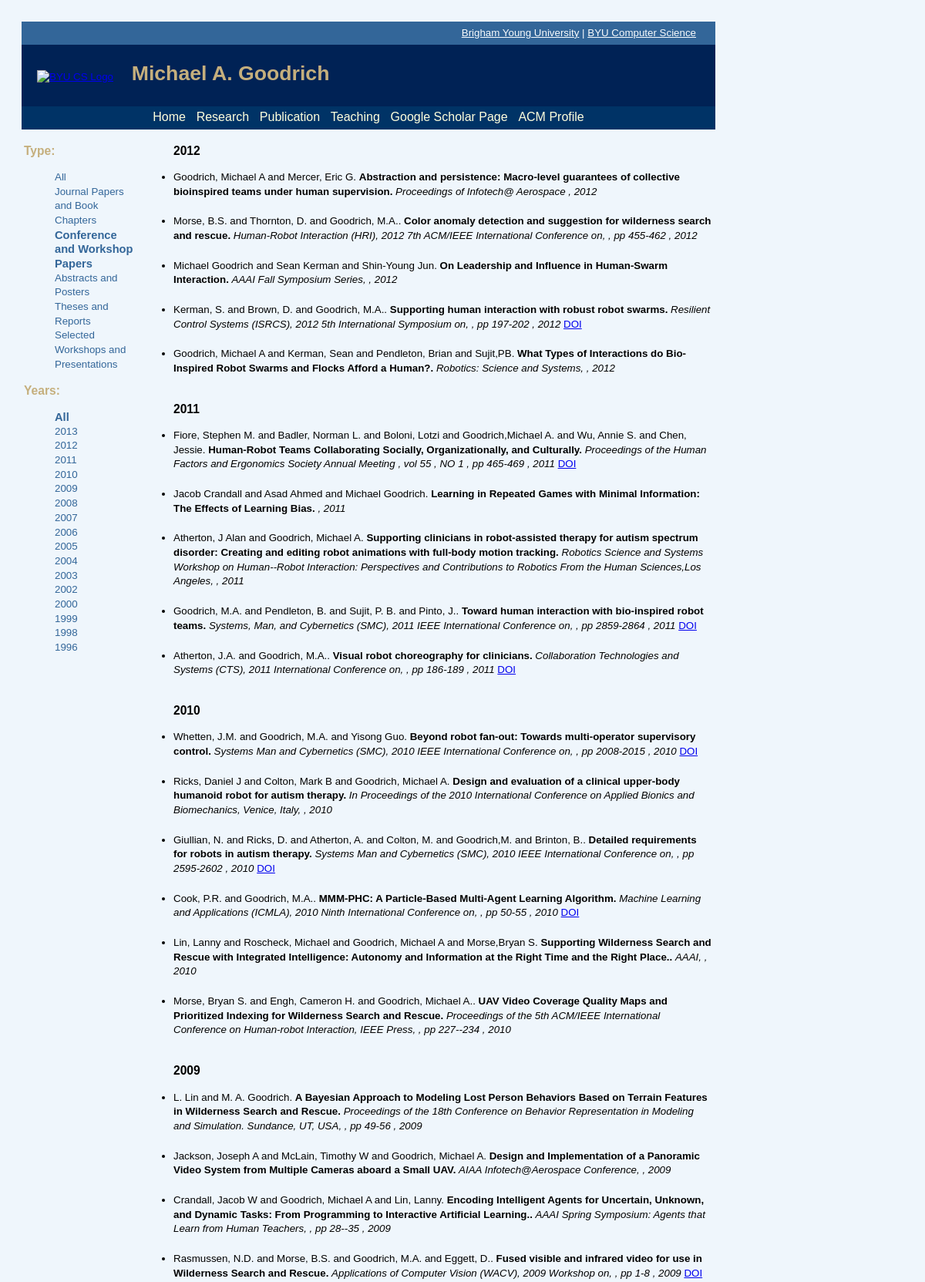
The app's page /papers/search/?type=conference&year=all (upper part) with its own data.
### pubApp/models.py (models this page shows)
class Paper(models.Model):
    id = models.CharField(max_length=256, primary_key=True, unique=True)
    type = models.CharField(max_length=32)
    title = models.CharField(max_length=256)
    authors = models.CharField(max_length=256)
    year = models.PositiveIntegerField(max_length=4)
    journal = models.CharField(max_length=256, blank=True)
    book_title = models.CharField(max_length=256, blank=True)
    publisher = models.CharField(max_length=256, blank=True)
    institution = models.CharField(max_length=256, blank=True)
    volume = models.CharField(max_length=128, blank=True, null=True)
    number = models.CharField(max_length=128, blank=True, null=True)
    pages = models.CharField(max_length=32, blank=True)
    url = models.URLField(blank=True)
    doi = models.CharField(max_length=128, blank=True)
    isbn = models.CharField(max_length=32, blank=True)

### pubApp/views.py (the view)
# urls.py: url(r'^papers/search/', 'pubApp.views.search'),
def search(request):
    type = request.GET.get('type')
    year = request.GET.get('year')
    bio = Bio.objects.all()[0]
    pubMgr = PubManager()
    if type != None:
        trans_type = "all"
        type = type.lower()
        if type == "journal":
            trans_type = "article"
        elif type == "conference":
            trans_type = "inproceedings"
        pubMgr.type = trans_type
    if year != None:
        if year != "all":
            pubMgr.year = year
        else:
            year = year.lower()
    pub_years = pubMgr.getPubList()
    year_list = pubMgr.getYearList()
    return render_to_response('all.html', {
        'pub_years': pub_years,
        'year_list' : year_list,
        'page_width': 900,
        'bio': bio,
        'year_idx' : str(pubMgr.getYearIndex()),
        'type_idx' : pubMgr.getTypeIndex(),
    })

### pubApp/pubmanager.py (called while the page is built)
    def getYearList(self):
        years = []
        publications = Paper.objects.all();
        for p in publications:
            if not (str(p.year) in years):
                years.append(str(p.year))
        years.sort(reverse=True)
        return years

    def getPubList(self):
        papers = []
        if self.type == "all" and self.year =="all":
            papers = Paper.objects.all().order_by('-year','title')
        elif self.type == "all":
            papers = Paper.objects.filter(year=self.year).order_by('-year','title')
        elif self.year == "all":
            papers = Paper.objects.filter(type=self.type).order_by('-year','title')
        else:
            papers = Paper.objects.filter(type=self.type).filter(year=self.year).order_by('-year','title')
        self.typeIdx = self.getTypeIndex()
        pub_years = []
        for p in papers:
            ys = [y for y in pub_years if p.year==y[0]]
            if len(ys) == 0:
                pub_years.append((p.year, []))
        for p in papers:
            year = next(y for y in pub_years if p.year==y[0])
            year[1].append(p)
        return pub_years

    def getTypeIndex(self):
        if self.type == self.type_article:
            return 1
        if self.type == self.type_proceeding:
            return 2
        return 0

    def getYearIndex(self):
        if self.year == self.year_all:
            return 0
        return int(self.year)

### pubApp/templates/all.html (shortened to what this page needs)
{% extends "base.html" %}
{% block content %}
	<table width="{{page_width}}">
        <tr>
            <td width="250" valign="top">
	         	{% include "searchbar.html" %}
            </td>
            <td width="650" valgin="top">
                 {% include "publist.html" %}
            </td>
         </tr>
    </table>
{% endblock %}

### pubApp/templates/publist.html
<div id="pub_list">
	<ul>
		{% for pub_year in pub_years %}
		    <h3>
		    {{ pub_year.0 }}
		    </h3>
			{% for publication in pub_year.1 %}
				<div{% if not forloop.last %} style="margin-bottom: 20px;"{% endif %}>
					{% include "publication.html" %}
				</div>
			{% endfor %}
			<br/>
		{% endfor %}
	</ul>
</div>

### pubApp/templates/publication.html (shortened to what this page needs)
<li class="pub_item">
<a class="pub_author">
	{{publication.authors}}.
</a>
<a class="pub_title">
	{{publication.title}}.
</a>
{% if publication.journal %}
	<a class="pub_info">
		{{publication.journal}}
		{% if publication.volume %}
		    , vol {{publication.volume}}
		{% endif %}
		{% if publication.number %}
		    , NO {{publication.number}}
		{% endif %}
		{% if publication.pages %}
		    , pp {{publication.pages}}
		{% endif %}
		{% if publication.year %}
		    ,
			{{publication.year}}
		{% endif %}
	</a>
{% else %}
	<a class="pub_info">
		{% if publication.book_title %}
			{{ publication.book_title }},
		{% endif %}
		{% if publication.publisher %}
			{{ publication.publisher }},
		{% endif %}
		{% if publication.pages %}
		    , pp {{publication.pages}}
		{% endif %}
		{% if publication.year %}
		    ,
			{{publication.year}}
		{% endif %}
	</a>
{% endif %}
{% if publication.doi %}
	<a class="pub_doi" rel="external" href="{{ publication.doi }}">DOI</a>
{% endif %}
</li>

### static/css/style.css (style rules this page uses)
body { font-family: Helvetica, Arial, sans-serif; font-size: 10pt; line-height: 14pt; padding: 20px; background-color:#EFF6FC }
#pub_list ul { width: 700px; vertical-align:top; }
#pub_list li { vertical-align:top; }
a.pub_title { font-weight: bold; }
a.pub_info { font-style:italic; }

### records on screen
Paper: authors "Goodrich, Michael A and Mercer, Eric G", title "Abstraction and persistence: Macro-level guarantees of collective bioinspired teams under human supervision", journal "Proceedings of Infotech@ Aerospace", year "2012"
Paper: authors "Morse, B.S. and Thornton, D. and Goodrich, M.A.", title "Color anomaly detection and suggestion for wilderness search and rescue", book_title "Human-Robot Interaction (HRI), 2012 7th ACM/IEEE International Conference on", pages "455-462", year "2012"
Paper: authors "Michael Goodrich and Sean Kerman and Shin-Young Jun", title "On Leadership and Influence in Human-Swarm Interaction", book_title "AAAI Fall Symposium Series", year "2012"
Paper: authors "Kerman, S. and Brown, D. and Goodrich, M.A.", title "Supporting human interaction with robust robot swarms", book_title "Resilient Control Systems (ISRCS), 2012 5th International Symposium on", pages "197-202", year "2012"
Paper: authors "Goodrich, Michael A and Kerman, Sean and Pendleton, Brian and Sujit,PB", title "What Types of Interactions do Bio-Inspired Robot Swarms and Flocks Afford a Human?", book_title "Robotics: Science and Systems", year "2012"
Paper: authors "Fiore, Stephen M. and Badler, Norman L. and Boloni, Lotzi and Goodrich,Michael A. and Wu, Annie S. and Chen, Jessie", title "Human-Robot Teams Collaborating Socially, Organizationally, and Culturally", journal "Proceedings of the Human Factors and Ergonomics Society Annual Meeting", volume "55", number "1", pages "465-469", year "2011"
Paper: authors "Jacob Crandall and Asad Ahmed and Michael Goodrich", title "Learning in Repeated Games with Minimal Information: The Effects of Learning Bias", year "2011"
Paper: authors "Atherton, J Alan and Goodrich, Michael A", title "Supporting clinicians in robot-assisted therapy for autism spectrum disorder: Creating and editing robot animations with full-body motion tracking", book_title "Robotics Science and Systems Workshop on Human--Robot Interaction: Perspectives and Contributions to Robotics From the Human Sciences,Los Angeles", year "2011"
Paper: authors "Goodrich, M.A. and Pendleton, B. and Sujit, P. B. and Pinto, J.", title "Toward human interaction with bio-inspired robot teams", book_title "Systems, Man, and Cybernetics (SMC), 2011 IEEE International Conference on", pages "2859-2864", year "2011"
Paper: authors "Atherton, J.A. and Goodrich, M.A.", title "Visual robot choreography for clinicians", book_title "Collaboration Technologies and Systems (CTS), 2011 International Conference on", pages "186-189", year "2011"
Paper: authors "Whetten, J.M. and Goodrich, M.A. and Yisong Guo", title "Beyond robot fan-out: Towards multi-operator supervisory control", book_title "Systems Man and Cybernetics (SMC), 2010 IEEE International Conference on", pages "2008-2015", year "2010"
Paper: authors "Ricks, Daniel J and Colton, Mark B and Goodrich, Michael A", title "Design and evaluation of a clinical upper-body humanoid robot for autism therapy", book_title "In Proceedings of the 2010 International Conference on Applied Bionics and Biomechanics, Venice, Italy", year "2010"
Paper: authors "Giullian, N. and Ricks, D. and Atherton, A. and Colton, M. and Goodrich,M. and Brinton, B.", title "Detailed requirements for robots in autism therapy", book_title "Systems Man and Cybernetics (SMC), 2010 IEEE International Conference on", pages "2595-2602", year "2010"
Paper: authors "Cook, P.R. and Goodrich, M.A.", title "MMM-PHC: A Particle-Based Multi-Agent Learning Algorithm", book_title "Machine Learning and Applications (ICMLA), 2010 Ninth International Conference on", pages "50-55", year "2010"
Paper: authors "Lin, Lanny and Roscheck, Michael and Goodrich, Michael A and Morse,Bryan S", title "Supporting Wilderness Search and Rescue with Integrated Intelligence: Autonomy and Information at the Right Time and the Right Place.", book_title "AAAI", year "2010"
Paper: authors "Morse, Bryan S. and Engh, Cameron H. and Goodrich, Michael A.", title "UAV Video Coverage Quality Maps and Prioritized Indexing for Wilderness Search and Rescue", book_title "Proceedings of the 5th ACM/IEEE International Conference on Human-robot Interaction", publisher "IEEE Press", pages "227--234", year "2010"
Paper: authors "L. Lin and M. A. Goodrich", title "A Bayesian Approach to Modeling Lost Person Behaviors Based on Terrain Features in Wilderness Search and Rescue", book_title "Proceedings of the 18th Conference on Behavior Representation in Modeling and Simulation. Sundance, UT, USA", pages "49-56", year "2009"
Paper: authors "Jackson, Joseph A and McLain, Timothy W and Goodrich, Michael A", title "Design and Implementation of a Panoramic Video System from Multiple Cameras aboard a Small UAV", book_title "AIAA Infotech@Aerospace Conference", year "2009"
Paper: authors "Crandall, Jacob W and Goodrich, Michael A and Lin, Lanny", title "Encoding Intelligent Agents for Uncertain, Unknown, and Dynamic Tasks: From Programming to Interactive Artificial Learning.", book_title "AAAI Spring Symposium: Agents that Learn from Human Teachers", pages "28--35", year "2009"
Paper: authors "Rasmussen, N.D. and Morse, B.S. and Goodrich, M.A. and Eggett, D.", title "Fused visible and infrared video for use in Wilderness Search and Rescue", book_title "Applications of Computer Vision (WACV), 2009 Workshop on", pages "1-8", year "2009"

### other values on screen
{{ year }} "2013" "2012" "2011" "2010" "2009" "2008" "2007" "2006" "2005" "2004" "2003" "2002" "2000" "1999" "1998" "1996"
{{ pub_year.0 }} "2012" "2011" "2010" "2009"
